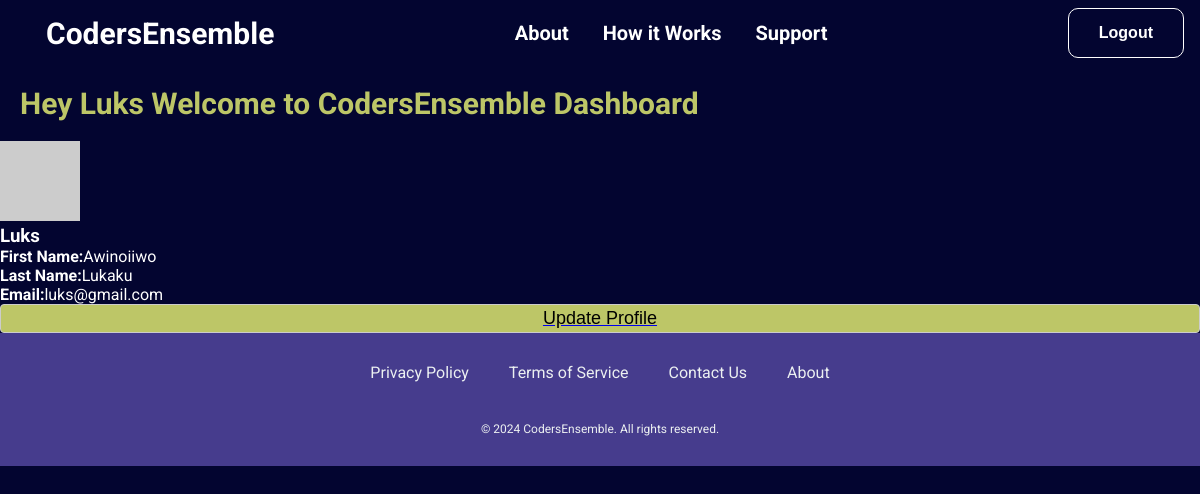
Page /profile (signed in) on the committed database.
### app/models.py (models this page shows, shortened)
class User(UserMixin, db.Model):
    __tablename__ = "users"
    user_id = db.Column(db.Integer, primary_key=True)
    username = db.Column(db.String(50), unique=True, nullable=False)
    firstname = db.Column(db.String(50), nullable=False)
    lastname = db.Column(db.String(50), nullable=False)
    email = db.Column(db.String(100), unique=True, nullable=False)
    password_hash = db.Column(db.String(200), nullable=False)
    bio = db.Column(db.Text(200))
    profile_picture = db.Column(db.String(256))
    created_at = db.Column(db.DateTime, default=datetime.utcnow)
    updated_at = db.Column(
        db.DateTime,
        default=datetime.utcnow,
        onupdate=datetime.utcnow
    )
    skills = db.relationship('UserSkills', backref='user', lazy=True)
    projects = db.relationship('UserProject', backref='user', lazy=True)
    def avatar(self, size):
        digest = md5(self.email.lower().encode('utf-8')).hexdigest()
        return f'https://www.gravatar.com/avatar/{digest}?d=identicon&s={size}'

### app/views/main.py (the view)
@main_bp.route('/profile', methods=['GET'])
@login_required
def display_profile():
    return render_template('user/profile.html')

### app/models.py (called while the page is built)
@login_manager.user_loader
def load_user(user_id):
    return User.query.get(int(user_id))

### app/templates/user/profile.html (shortened to what this page needs)
{% extends 'main.html' %}
{% block main %}
    <h2>Hey {{ current_user.username }} Welcome to CodersEnsemble Dashboard</h2>
    <div class="profile-card">
        <img src="{{ current_user.avatar(128) }}" alt="">
        <h3 class="card-title"> {{ current_user.username }}</h3>
        <p class="card-text"><strong>First Name:</strong>{{ current_user.firstname }}</p>
        <p class="card-text"><strong>Last Name:</strong>{{ current_user.lastname }}</p>
        <p class="card-text"><strong>Email:</strong>{{ current_user.email }}</p>
        <a href="{{ url_for('main.update_profile') }}">
            <button class="btn">Update Profile</button>
        </a>
    </div>
{% endblock main %}

### app/static/css/styles.css (style rules this page uses)
* { box-sizing: border-box; margin: 0; padding: 0; }
html { overflow-x: hidden; scroll-behavior: smooth; }
body { background-color: #030530; color: white; font-family: "Roboto", sans-serif; width: 100vw; height: 100vh; overflow-x: hidden; }
h2 { color: #BDC667; margin: 20px; font-size: 1.875rem; }
.btn { background-color: #BDC667; font-size: 18px; display: block; padding: 3px; }
input[type="text"], input[type="password"], button { flex: 1; width: 100%; padding: 10px; border: 1px solid #ccc; border-radius: 4px; }

### rows in the picture
User: username "Luks", firstname "Awinoiiwo", lastname "Lukaku", email "luks@gmail.com"
